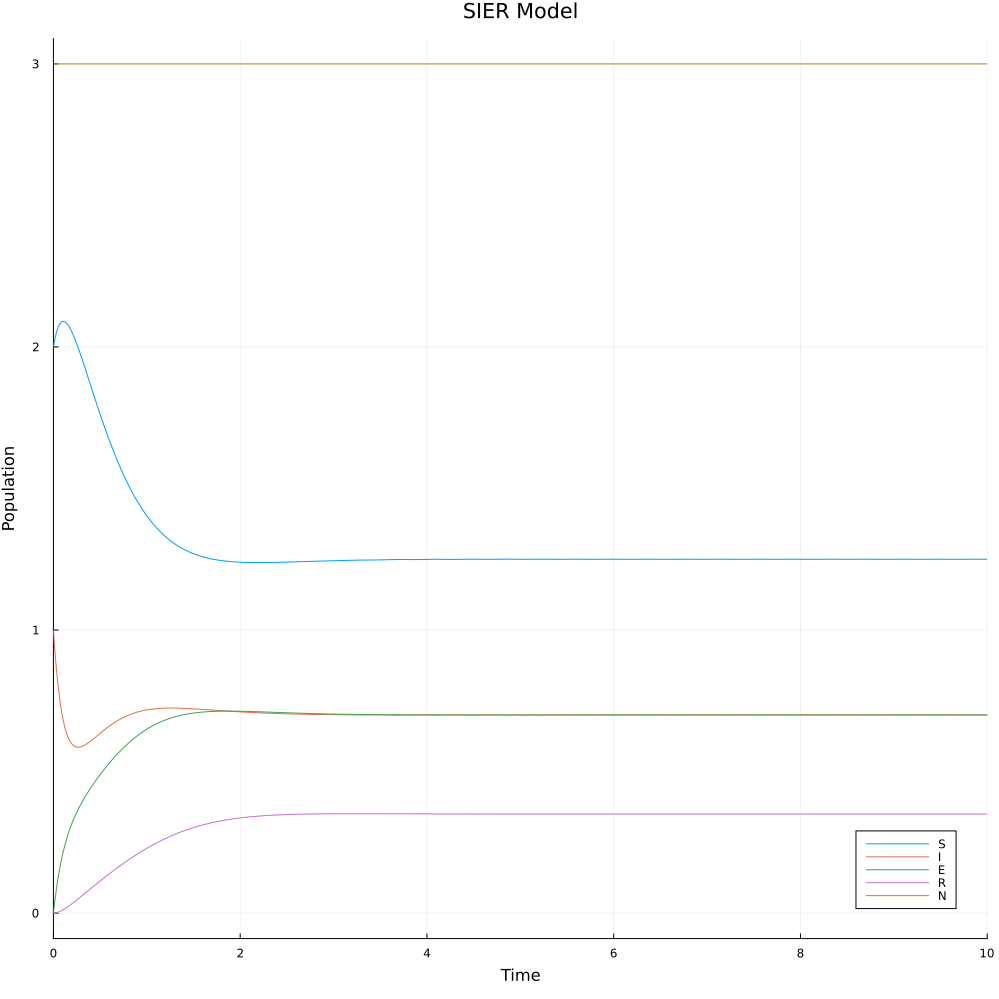

This figure's Julia source:
using DifferentialEquations
using Plots

# parameters are constant for now, should in reality be functions of the state
μ = 2 
α = 3 
β = 12
γ = 1

# basic reproduction number for the system
R₀ = α/(μ + α) * β/(μ + γ)

"""
du - state differentials 

u - state of the population [S; I; E; R; N]

p - parameters governing the model [μ; α; β; γ]
"""
function sier!(du, u, p, t)
    du[1] = p[1] * u[5] - p[1] * u[1] - p[3] * u[1] * u[3] / u[5] 
    du[2] = p[3] * u[1] * u[3] / u[5] - (p[1] + p[2]) * u[2]
    du[3] = p[2] * u[2] - (p[4] + p[1]) * u[3]
    du[4] = p[4] * u[3] - p[1] * u[4]
    du[5] = 0  # assume death rate = birth rate
end

# set up the model with initial conditions
u0 = [2, 1, 0, 0, 3]
tspan = (0.0, 10.0)
prob = ODEProblem(sier!, u0, tspan, [μ; α; β; γ])
sol = solve(prob)

# plot pretty stuff
p = plot(sol, title="SIER Model", label=["S" "I" "E" "R" "N"], size=(1000,1000))
xlabel!(p, "Time")
ylabel!(p, "Population")

savefig(p, "sier.png")